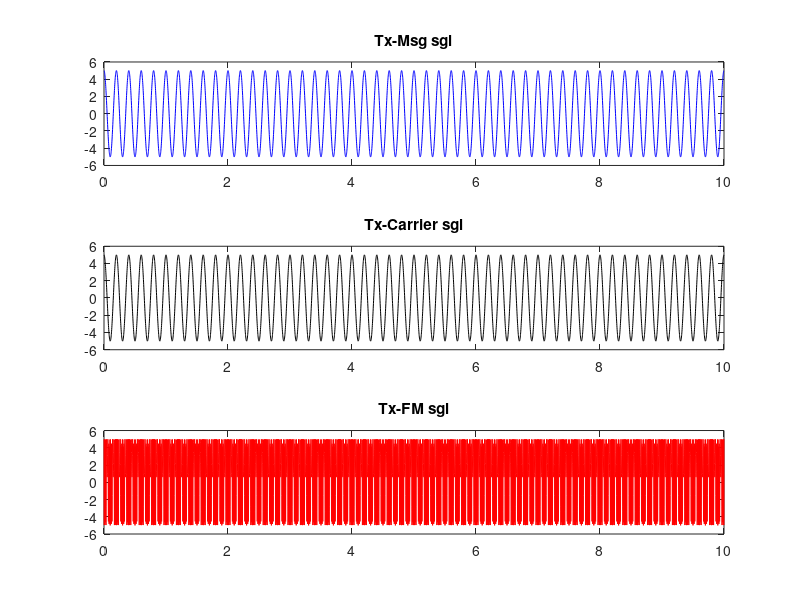
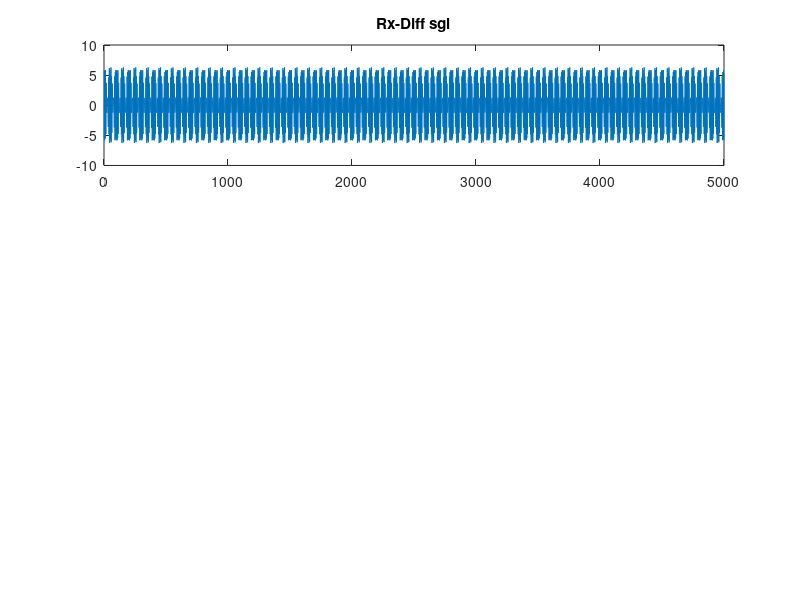

Recreate these plots in MATLAB, in order. (Note: this script raises an error after producing the figures.)
%For other details, refer my Linkedin post
%profile 
fm=input('Enter frequency of message signal,fm:');
fc=input('Enter frequency of carrier signal,fc:');
Am=input('Enter Amplitude of message signal,Am:');
Ac=input('Enter Amplitude of carrier signal,Ac:');
Beta=input("Enter Beta value,β:");
t=0:(1/(100*fc)):(50/fc);
msgsgl=Am.*cos(2*pi*fm*t);
carsgl=Ac.*cos(2*pi*fc*t);
msgcare=Ac.*cos(2*pi*fc*t + Beta.*(Am.*sin(2*pi*fm*t)));
subplot(3,1,3)
plot(t,msgcare,'red')
title("Tx-FM sgl")
subplot(3,1,1)
plot(t,msgsgl,'blue')
title("Tx-Msg sgl")
subplot(3,1,2)
plot(t,carsgl,'black')
title("Tx-Carrier sgl")

di=diff(msgcare);
r=[];
for i=1:length(di)
    if di(i)>0
        r(i)=di(i);
    else
        r(i)=0;
    end
end
y=[];
figure;
subplot(3,1,1)
plot(di)
title("Rx-Diff sgl")
y=conv(r,h);
subplot(3,1,2)
plot(r)
title("Rx-Rectified sgl")
subplot(3,1,3)
plot(y)
title("Rx-Obtained msg sgl")
